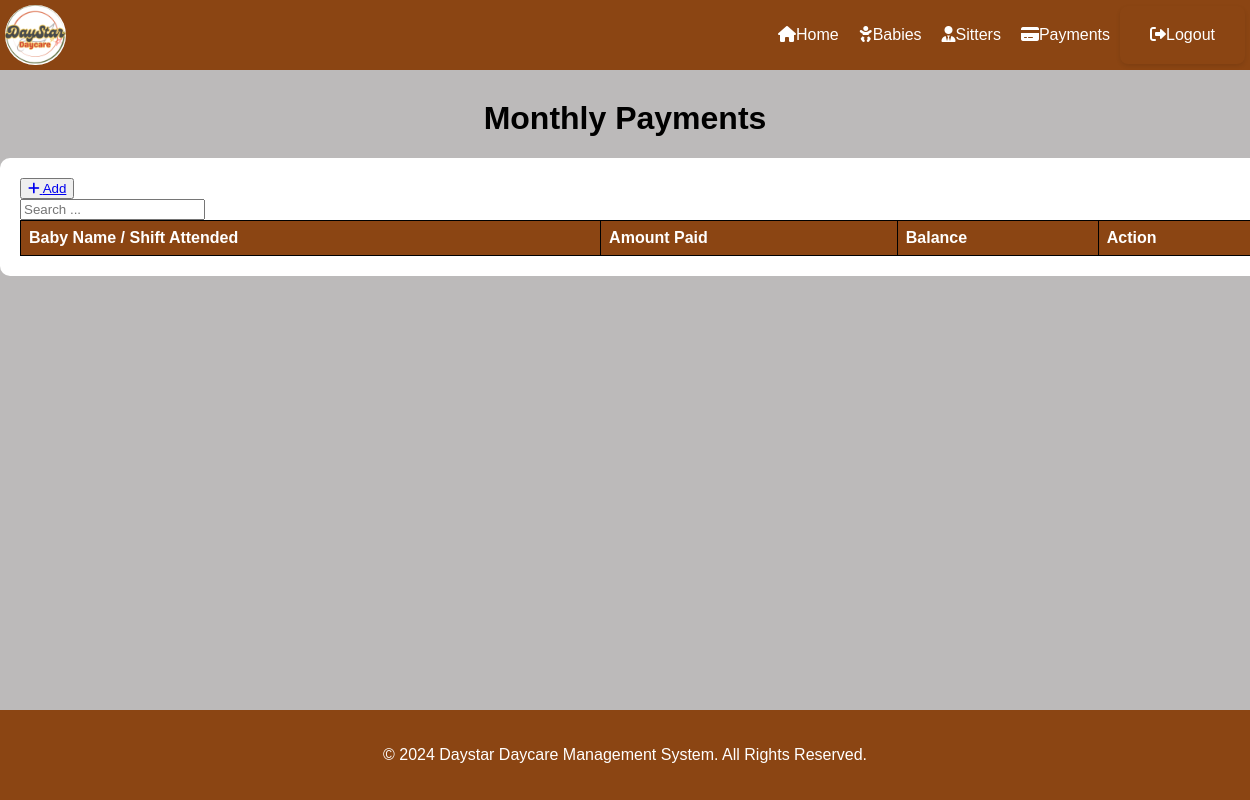
The page /monthly/ on the database as committed earlier.
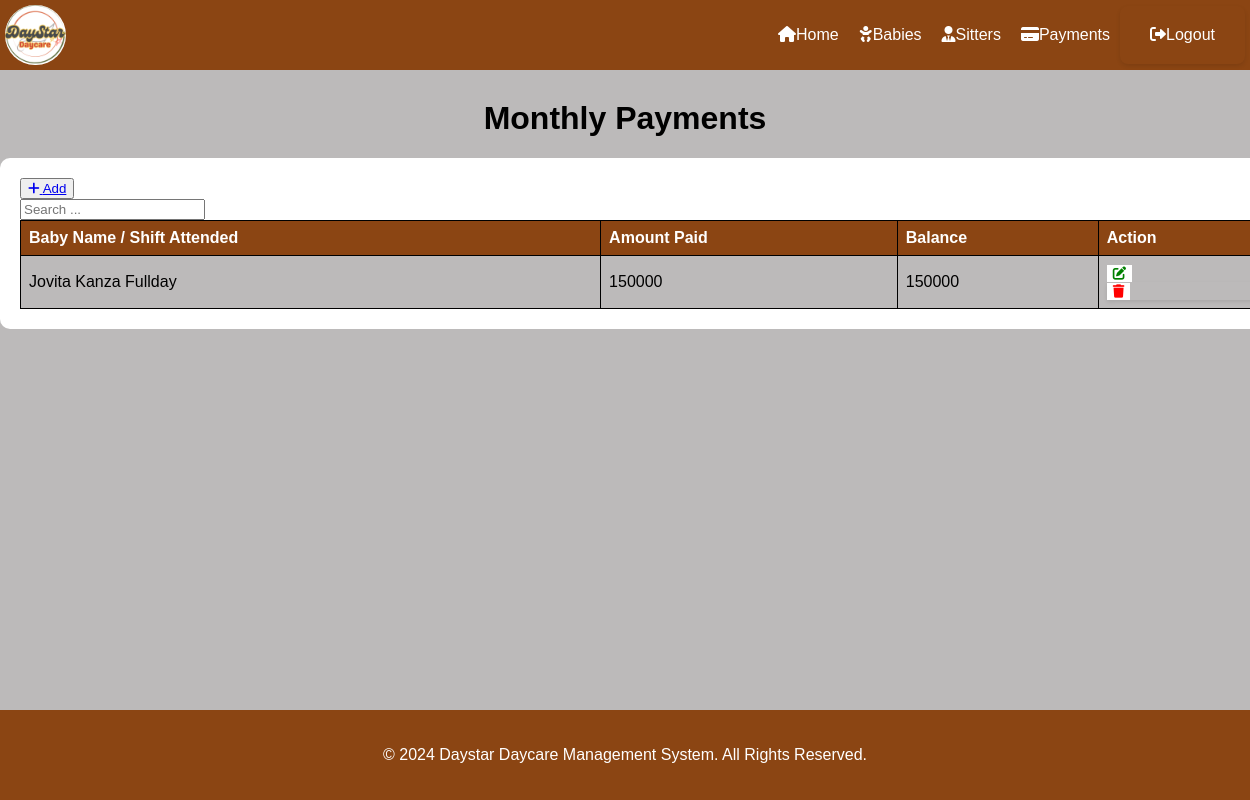
The same page on the database as committed later.
### ddms_app/models.py (models this page shows, shortened)
class Monthlypay(models.Model):
    departure = models.ForeignKey(
        Departure,
        on_delete=models.CASCADE,  # Deleting the Record deletes the Sitter_on_duty
        related_name='mpays',    # Allows reverse lookup
        null=True,                 # Sitter_on_duty may not always have a Record
        blank=True                 # Allows for flexibility
    )
    amount_paid = models.CharField(max_length=50, blank=True, null=True)
    balance = models.IntegerField(null=True, blank=True)

class Departure(models.Model):
    PERIOD = (
        ('Halfday', 'Halfday'),
        ('Fullday', 'Fullday'),
    )
    STATUS = (
        ('Pending', 'Pending'),
        ('Cleared', 'Cleared'),
        ('Partial', 'Partial'),
    )
    arrival = models.ForeignKey(
        Arrival,
        on_delete=models.CASCADE,
        related_name='departures',
        null=True,
        blank=True
    )
    name_person = models.CharField(max_length=50, blank=True, null=True)
    person_contact = models.CharField(max_length=50, blank=True, null=True)
    time_out = models.DateTimeField(auto_now_add = True, blank=True, null=True)
    period_stayed = models.CharField(max_length=20, blank=True, null=True, choices=PERIOD)
    payment_status = models.CharField(max_length=20, blank=True, null=True, choices=STATUS)
    comment = models.CharField(max_length=100, blank=True, null=True)

class Arrival(models.Model):
    PERIOD = (
        ('Halfday', 'Halfday'),
        ('Fullday', 'Fullday'),
    )
    STATUS = (
        ('Pending', 'Pending'),
        ('Cleared', 'Cleared'),
        ('Partial', 'Partial'),
    )
    first_name = models.CharField(max_length=50, blank=True,null=True)
    last_name = models.CharField(max_length=50, blank=True, null=True)
    name_person = models.CharField(max_length=50, blank=True, null=True)
    person_contact = models.CharField(max_length=50, blank=True, null=True)
    time_in = models.DateTimeField(auto_now_add = True, blank=True, null=True)
    period_of_stay = models.CharField(max_length=20, blank=True, null=True, choices=PERIOD)
    payment_status = models.CharField(max_length=20, blank=True, null=True, choices=STATUS )

### ddms_app/views.py (the view)
# urls.py: path('monthly/', views.monthly_list, name='monthly_list'),
def monthly_list(request):
    records = Monthlypay.objects.all()
    return render(request, 'monthly_list.html', {'records': records})

### ddms_app/templates/monthly_list.html (shortened to what this page needs)
{% extends  'base.html' %}
{% block content%}
    <h1>Monthly Payments</h1>
    <div class="mt-4 p-5 bg-secondary text-white rounded">
        <table class="table table-striped table-bordered">
            <div class="mb-3">
                <button><a href="{% url 'add_monthly' %}" class="btn btn-success">
                    <i class="fas fa-plus"></i> Add
                </a></button>
                <form class="button" style="  box-shadow: 0px; padding: 0px; border-radius: 0px; margin: 0px; max-width: 200px;" method="GET" action="{% url 'monthlys_list' %}">
                    <input type="text" name="search" class="form-control" placeholder="Search ...">
                </form>
            </div>
            <thead>
                <tr>
                    <th>Baby Name / Shift Attended</th>
                    <th>Amount Paid</th>
                    <th>Balance</th>
                    <th>Action</th>
                </tr>
            </thead>
            <tbody>
                {% for monthlypay in records %}
                <tr>
                    <td>{{ monthlypay.departure.arrival.first_name }} {{ monthlypay.departure.arrival.last_name }}
                        {{ monthlypay.departure.period_stayed }}</td>
                    <td>{{ monthlypay.amount_paid }}</td>
                    <td>{{ monthlypay.balance }}</td>
                <td>
                    <button type="submit"><a href="{% url 'edit_monthly' monthlypay.id %}"><i class="fas fa-edit"></i></a></button>
                            <form  style="  box-shadow: 0px;padding: 0px; border-radius: 0px; margin: 0px;" action="{% url 'delete_monthly' monthlypay.id %}" method="post"  onsubmit="return confirm('Are you sure you want to delete this record?');">
                                <button ><i class="fas fa-trash"></i></button>
                            </form>
                        </td>
                    </tr>
                {% endfor %}
            </tbody>
        </table>
    </div>
    {% endblock %}

Rows that differ between the two databases and show on the page:
added Monthlypay: departure.arrival.first_name "Jovita", departure.arrival.last_name "Kanza", departure.period_stayed "Fullday", amount_paid "150000", balance "150000"
